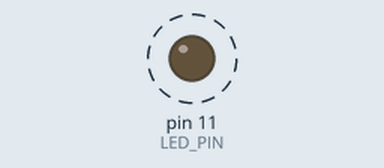
A sketch run on a simulated Arduino Uno, built with avr-gcc and run on an emulated ATmega328P. On the bench: output pins drawn as LEDs (lit = HIGH). Dashed ring = blinking.

Above: at 0.2 s.
Timing chart, 0 to 3.0 s (numbered marks = the images above):
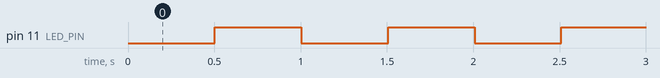

The sketch:

lesson_16.ino
```cpp
// проверка работы сторожевого таймера
#include <MsTimer2.h>
#include <avr/wdt.h>

#define LED_PIN 11 // светодиод подключен к выводу 13
int ledCount;             // счетчик времени мигания светодиода

void setup() {
  pinMode(LED_PIN, OUTPUT);      // определяем вывод светодиода как выход
  Serial.begin(9600);     // инициализируем последовательный порт
  MsTimer2::set(2, timerInterupt); // задаем период прерывания от таймера 2 мс
  MsTimer2::start();              // разрешаем прерывание от таймеру
  wdt_enable(WDTO_15MS); // разрешение работу сторожевого таймера с тайм-аутом 15 мс
}

void loop() {
  // мигание светодиода
  if ( ledCount > 250 ) {
     ledCount= 0;
     digitalWrite(LED_PIN, ! digitalRead(LED_PIN));  // инверсия состояния светодиода
  }

  // проверка данных в буфере последовательного порта (имитация сбоя)
  if ( Serial.available() != 0 ) MsTimer2::stop(); // запрет прерывания от таймера
}

// обработчик прерывания
void  timerInterupt() {
  ledCount++; // счетчик светодиода
  wdt_reset();  // сброс сторожевого таймера
}
```

Measured:
- by itself, pin 11 (LED_PIN): alternates HIGH for 0.50 s and LOW for 0.50 s
